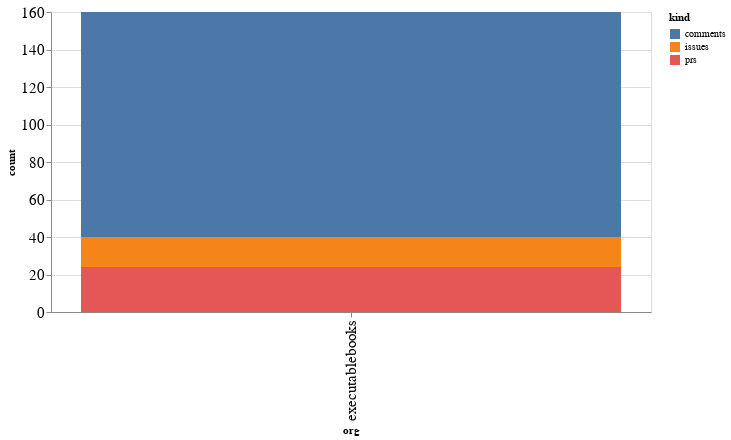

Here is the notebook cell this chart was saved with:
### Code cell
alt.Chart(org_summaries, width=600).mark_bar().encode(
    x='org',
    y='count',
    color='kind',
    tooltip="org"
)

### Figure 1 — Vega-Lite specification as saved in the notebook (floating-point values rounded to 4 significant figures)
{"config": {"axisLeft": {"labelFontSize": 15}, "axisBottom": {"labelFontSize": 15}}, "data": {"name": "data-ab7749d39db7099dfa0446d1d56863e3"}, "mark": "bar", "encoding": {"color": {"type": "nominal", "field": "kind"}, "tooltip": {"type": "nominal", "field": "org"}, "x": {"type": "nominal", "field": "org"}, "y": {"type": "quantitative", "field": "count"}}, "width": 600, "$schema": "https://vega.github.io/schema/vega-lite/v4.8.1.json", "datasets": {"data-ab7749d39db7099dfa0446d1d56863e3": [{"org": "executablebooks", "kind": "comments", "count": 120}, {"org": "executablebooks", "kind": "issues", "count": 16}, {"org": "executablebooks", "kind": "prs", "count": 24}]}}
